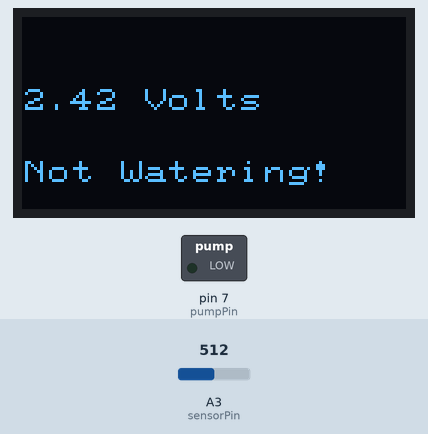
Simulated run of this sketch. Board: Arduino Uno, built with avr-gcc and run on an emulated ATmega328P. Shown: 128×64 one-colour display, switched loads named in the sketch (green lamp = pin HIGH). Inputs (shaded band) come from the test bench; at power-on: A3 (sensorPin) = 512.

Above: at 1.2 s.
1.3 s: A3 (sensorPin) set to 623
At 2.3 s:
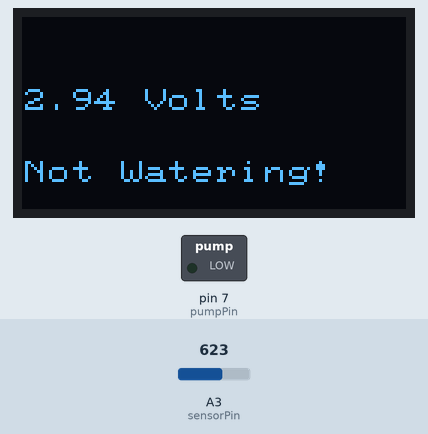
2.8 s: A3 (sensorPin) set to 647
At 4.2 s:
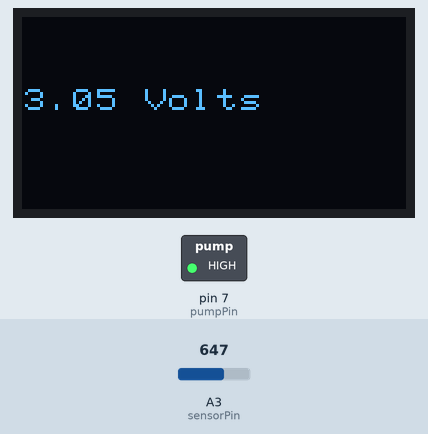
4.5 s: A3 (sensorPin) set to 716
At 5.6 s:
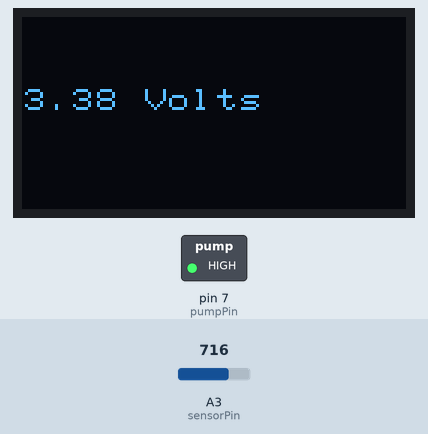
Timing chart, 0 to 7.5 s (numbered marks = the images above; inputs shaded):
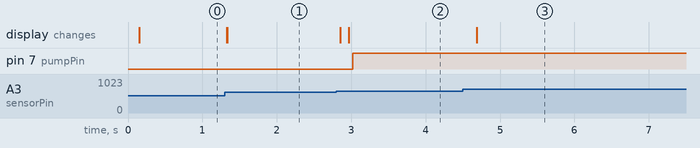

Measured:
- the behaviour switches between 638 and 639 on A3 (sensorPin) (found by bisection; images 1 and 2)
- after the input at 1.3 s, the display: first changes at once (image 1 shows a later state)
- after the input at 2.8 s, pin 7 (pumpPin): LOW → HIGH after 0.22 s; the display: first changes after 0.06 s (image 2 shows a later state)
- after the input at 4.5 s, the display: first changes after 0.18 s (image 3 shows a later state)

The sketch:

Gabes_Toolkit_v1.1.ino
```cpp
#include <Arduino.h>
#include <U8x8lib.h>

U8X8_SSD1306_128X64_NONAME_HW_I2C u8x8(U8X8_PIN_NONE);
int pumpPin = 7;
bool cleared = false;
int sensorPin = A3;
int buttonStatus = 0;
String note = "";
void setup() {


  // put your setup code here, to run once:


  pinMode(pumpPin, OUTPUT);
  pinMode(sensorPin, INPUT);
  u8x8.begin();
  u8x8.setFlipMode(1);

}


void loop() {
  // put your main code here, to run repeatedly:
  double sensorValue;
  sensorValue = analogRead(sensorPin);
  u8x8.setFont(u8x8_font_pxplusibmcgathin_r);
  u8x8.setCursor(0, 0);
  double voltage = sensorValue/212;
  String waterStatus;


  if (voltage > 3.0105) {

    waterStatus = "Watering!";
 String voltageconctrue = String(voltage) + " Volts";
 u8x8.setCursor(0,3);
 u8x8.print(voltageconctrue);
 u8x8.setCursor(0,6);
   u8x8.print("                ");
 u8x8.print(waterStatus);
    digitalWrite(pumpPin, HIGH);
  }else{
    waterStatus = "Not Watering!";

     String voltageconcfalse = String(voltage) + " Volts";
 u8x8.setCursor(0,3);
 u8x8.print(voltageconcfalse);
  u8x8.setCursor(0,6);

 u8x8.print(waterStatus);
 digitalWrite(pumpPin, LOW);
  }


/*String freqconc = String(frequency) + " Hz";
  String toDisplay = (brightnessPercentage + "%");
  u8x8.print(toDisplay);
 u8x8.setCursor(0,3);
 u8x8.print(freqconc);
 u8x8.setCursor(0,6);
 u8x8.setFont(u8x8_font_pxplusibmcgathin_r);
 u8x8.print("Gabe's Toolkit");
 u8x8.setCursor(0,7);
 u8x8.print("v1.1");

  */
  delay(10);

}
```
